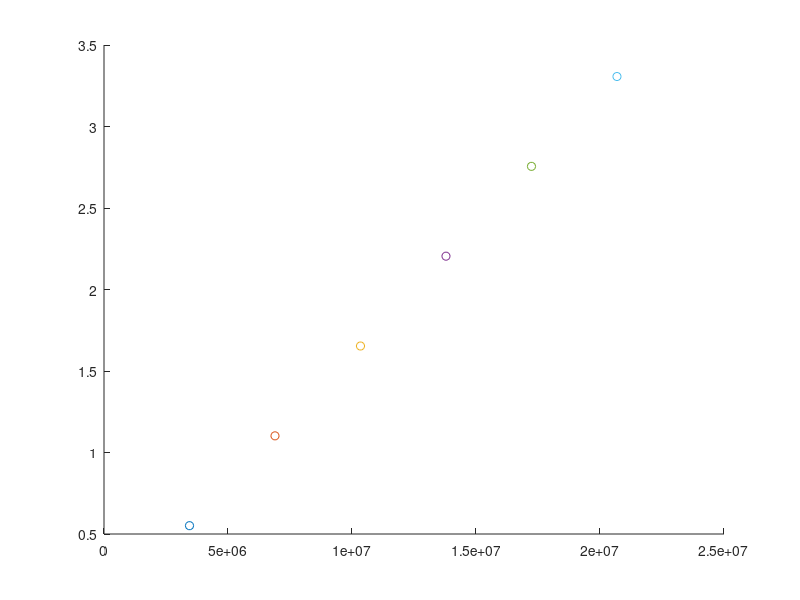

Write the MATLAB code that produced this figure.
clc;
clear all;

%Pr = 1.0342*10^7;
At = pi*(0.0045^2);
%At = 0.00006362;
k = 1.4;
R = 297;
Tt = 250;


figure, hold on
for i = 500:500:3000

       Pr = i*6894.76;

%       mdot = ((At*Pr)/sqrt(Tt))*(sqrt(k/R))*(((k+1)/2)^((k+1)/(2*(k-1))))

       Z_e = 1;
       rho0 = Pr/(Z_e*R*Tt);
       rhot = rho0*(2/(k+1))^(1/(k-1));
       Vt = sqrt(2*k/(k+1)*R*Tt); % = sqrt(k*R*Tt)
       mdott = rhot*At*Vt; % kg/s
       
     plot(Pr, mdott, 'o')
                    
end



